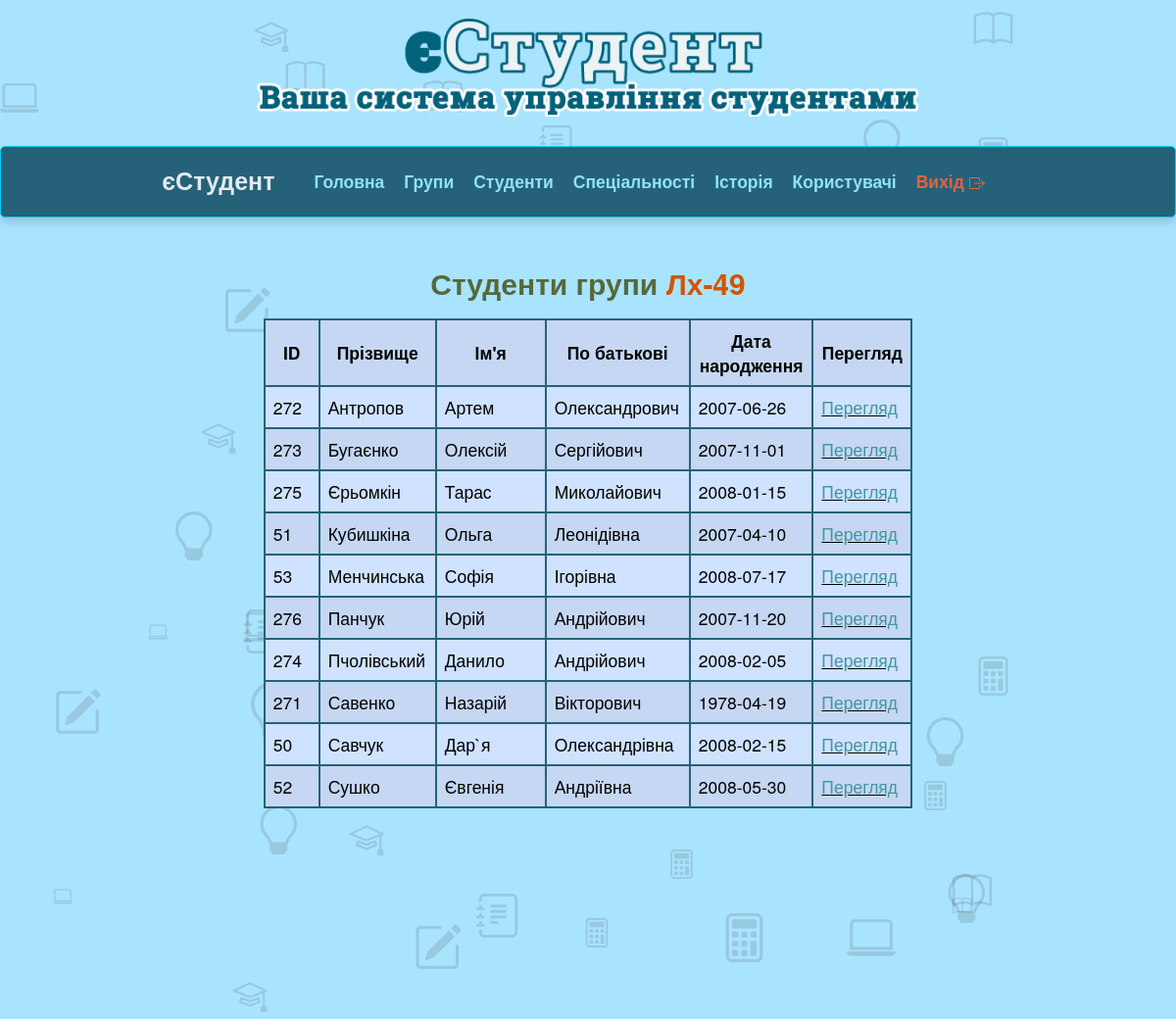
Screenshot of /admin/view_group.php?g_im=Лх-49 (signed in) with the database file from the repository.
### tables this page shows
CREATE TABLE `student` (
  `s_id` int(5) NOT NULL,
  `s_pr` varchar(30) NOT NULL,
  `s_im` varchar(20) NOT NULL,
  `s_bat` varchar(20) NOT NULL,
  `s_stat` varchar(7) NOT NULL,
  `s_galuz` varchar(50) NOT NULL,
  `s_spec` varchar(60) NOT NULL,
  `s_specz` varchar(90) NOT NULL,
  `s_group` varchar(8) NOT NULL,
  `s_form_navch` varchar(10) NOT NULL,
  `s_vip` varchar(4) NOT NULL DEFAULT 'Ні',
  `s_cours` int(1) NOT NULL,
  `s_contract` varchar(3) NOT NULL,
  `s_dnar` date NOT NULL,
  `s_vik` varchar(2) NOT NULL,
  `s_adresa` varchar(80) NOT NULL,
  `s_tels` varchar(16) NOT NULL,
  `s_telb` varchar(16) NOT NULL,
  `s_telm` varchar(16) NOT NULL,
  `s_osvita_type` varchar(40) NOT NULL,
  `s_rik_zaver` int(4) NOT NULL,
  `s_region_type` varchar(20) NOT NULL,
  `s_region` varchar(20) NOT NULL,
  `s_sirota` varchar(3) DEFAULT 'Ні',
  `s_peresel` varchar(3) DEFAULT 'Ні',
  `s_chernob` varchar(3) DEFAULT 'Ні',
  `s_inval` varchar(3) NOT NULL DEFAULT 'Ні',
  `s_malozab` varchar(3) NOT NULL DEFAULT 'Ні',
  `s_ato` varchar(3) NOT NULL DEFAULT 'Ні',
  `s_war_act` varchar(3) NOT NULL DEFAULT 'Ні',
  `s_ditzag` varchar(3) NOT NULL DEFAULT 'Ні',
  `s_rada` varchar(3) NOT NULL DEFAULT 'Ні',
  `s_shahter` varchar(3) NOT NULL DEFAULT 'Ні',
  `image` varchar(255) NOT NULL
);

### admin/view_group.php (the view, shortened to what this page needs)
<?php
$group = mysqli_real_escape_string($linc, $_GET['g_im']);
$sql = "SELECT * FROM student WHERE s_group='$group' GROUP BY s_id ORDER BY s_pr ASC";
$result = mysqli_query($linc, $sql);
?>
<!DOCTYPE html>
<html lang="en">
    <head>
         <link href="https://cdn.jsdelivr.net/npm/bootstrap@5.3.6/dist/css/bootstrap.min.css" rel="stylesheet">
        <link rel="stylesheet" href="../assets/css/bootstrap.css" rel="stylesheet">
		<link rel="stylesheet" href="../css/my_style.css" rel="stylesheet">
    </head>
    <body>
        <div id="body-bg">
            <div id="header">
                <div class="container">
                    <div class="row">
                        <div class="logo">
                            <a href="index.html" title="">
                              <img style="width: 100%;" src="../assets/img/logo.png" alt="Logo" />
                            </a>
                        </div>
                    </div>
                </div>
            </div>
            <?php include ("../include/adm_menu.php");?>
            <?php include ("../include/background_icon.php");?>
            <div class="container bottom-border">
                <div class="row padding-top-40">
                    <div class="col-md-12">
                        <h2 class="text-center" style="color:#56693c;">
                            <strong>Студенти групи <span style="color:#D35400;"><?php echo htmlspecialchars($group); ?></span></strong>
                        </h2>
                        <?php
                        if (mysqli_num_rows($result) > 0) {
                            echo '<div class="col-md-12" style="margin-top:10px;">';
                            echo '<table class="table table-primary rounded-1 table-striped d-flex table-responsive-md fs-3 fs-sm-1 justify-content-center">';
                            echo '
                                    <tr>
                                        <th class="col-md-1 text-center align-middle" style="white-space: nowrap;">ID</th>
                                        <th class="col-md-2 text-center align-middle">Прізвище</th>
                                        <th class="col-md-2 text-center align-middle">Ім\'я</th>
                                        <th class="col-md-2 text-center align-middle">По батькові</th>
                                        <th class="col-md-2 text-center align-middle">Дата народження</th>
										<th class="col-md-1 text-center align-middle">Перегляд</th>
                                    </tr>
								  ';
                            while ($row = mysqli_fetch_assoc($result)) {
                                echo '<tr>
                                        <td>' . htmlspecialchars($row['s_id']) . '</td>
                                        <td>' . htmlspecialchars($row['s_pr']) . '</td>
                                        <td>' . htmlspecialchars($row['s_im']) . '</td>
                                        <td>' . htmlspecialchars($row['s_bat']) . '</td>
                                        <td>' . htmlspecialchars($row['s_dnar']) . '</td>
										<td class="text-decoration-underline"> <a href="view_student.php?id_st=' . $row["s_id"] .  '">Перегляд</a> </td>
                                      </tr>';
                            }
                            echo '	</table></div>';
                        } else {
                            echo '<p class="text-center"><strong>Студентів у цій групі не знайдено.</strong></p>';
                        }
                        ?>
                    </div>
                </div>
            </div>
        </div>
    </body>
</html>

### css/my_style.css (style rules this page uses)
.container { max-width: 1080px; padding: 10px; width: 100%; }
body { background-color: #3ac1ff6f; }
.logo { margin-bottom: 20px; }
tr,td,th { border-width: 2px; border-color: #256279; align-items:center; justify-items: center; table-layout: auto; }

### include/background_icon.php (style rules this page uses)
body { overflow-x: hidden; position: relative; }

### rows the page displays
student: s_id "272", s_pr "Антропов", s_im "Артем", s_bat "Олександрович", s_dnar "2007-06-26"
student: s_id "273", s_pr "Бугаєнко", s_im "Олексій", s_bat "Сергійович", s_dnar "2007-11-01"
student: s_id "275", s_pr "Єрьомкін", s_im "Тарас", s_bat "Миколайович", s_dnar "2008-01-15"
student: s_id "51", s_pr "Кубишкіна", s_im "Ольга", s_bat "Леонідівна", s_dnar "2007-04-10"
student: s_id "53", s_pr "Менчинська", s_im "Софія", s_bat "Ігорівна", s_dnar "2008-07-17"
student: s_id "276", s_pr "Панчук", s_im "Юрій", s_bat "Андрійович", s_dnar "2007-11-20"
student: s_id "274", s_pr "Пчолівський", s_im "Данило", s_bat "Андрійович", s_dnar "2008-02-05"
student: s_id "271", s_pr "Савенко", s_im "Назарій", s_bat "Вікторович", s_dnar "1978-04-19"
student: s_id "50", s_pr "Савчук", s_im "Дар`я", s_bat "Олександрівна", s_dnar "2008-02-15"
student: s_id "52", s_pr "Сушко", s_im "Євгенія", s_bat "Андріївна", s_dnar "2008-05-30"

### other values shown
$group "Лх-49"
